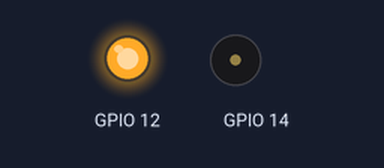
Recording of a sketch running on a simulated ESP32. On the bench: output pins drawn as LEDs (lit = HIGH), buzzer (waves = sounding).

Above: at 0.1 s.
At 0.8 s:
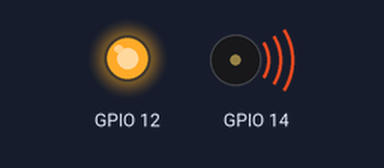
Timing chart, 0 to 2.3 s (numbered marks = the images above):
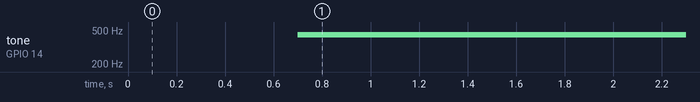

The sketch:

buzzer.ino
```cpp
void setup() {
    pinMode(12, OUTPUT);
    ledcAttach(14, 1000, 10);
}

void loop() {
    digitalWrite(12, HIGH); delay(200); digitalWrite(19, LOW);   // 삐
    delay(500);
    ledcWriteTone(14, 440); delay(200); ledcWriteTone(23, 0);    // 라(A4)
    delay(1500);
}
```

Measured:
- by itself, tone on GPIO 14: silent → 440 Hz at 0.70 s
